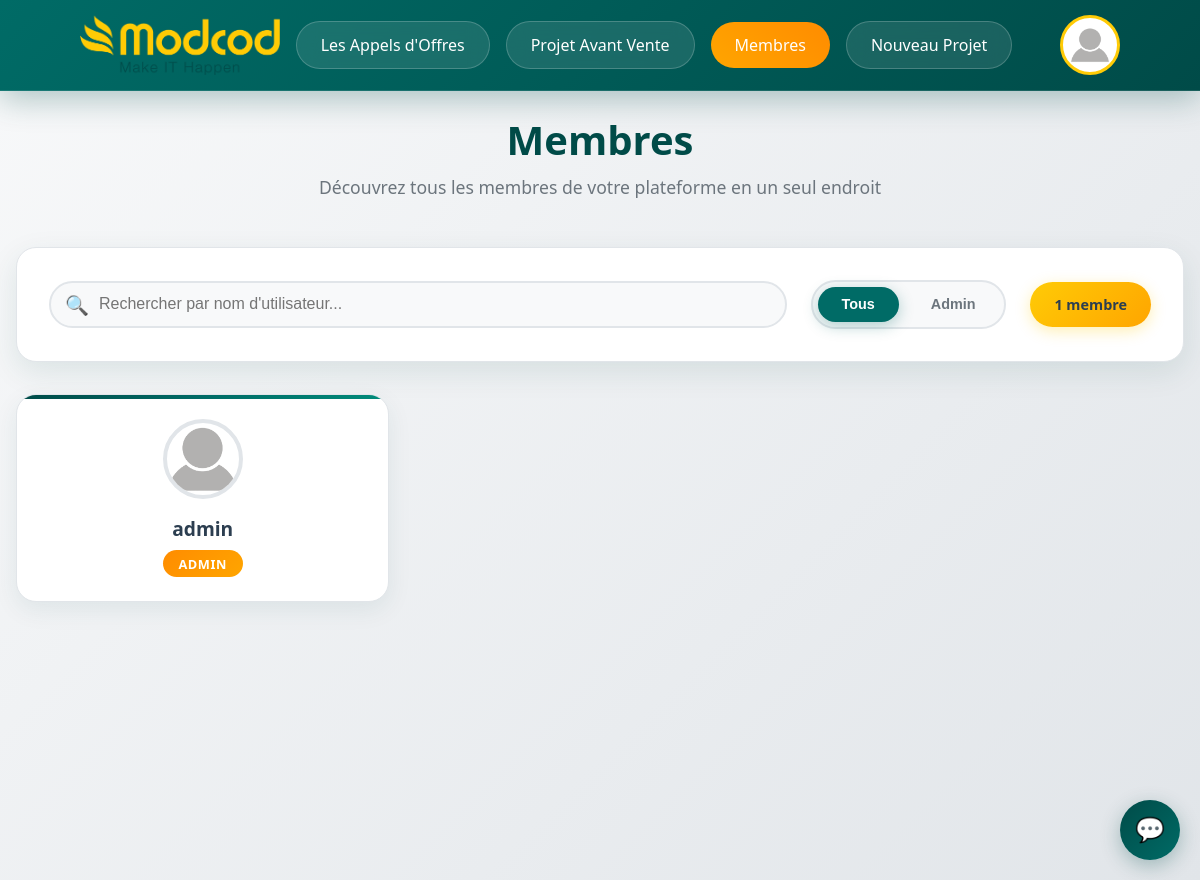
Screenshot of /modcod/membres/ (signed in) with the database file from the repository.
### App1/models.py (models this page shows)
class CustomUser(AbstractUser):
    ROLE_CHOICES = [
        ('Admin', 'Admin'),
        ('Chef_projet','Chef_projet'),
        ('Collaborateur','Collaborateur'),
        ('Employe_Integration','Employe_Integration'),
        ('Stagiaire','Stagiaire'),
        ('Utilisateur_Confirmé' , 'Utilisateur_Confirmé'),
        ('Utilisateur_Temporaire','Utilisateur_Temporaire'),
    ]
    role = models.CharField(max_length=255, choices=ROLE_CHOICES, default='Utilisateur_Temporaire')
    phone_number = models.CharField(max_length=50,blank=True,null=True)
    adress = models.CharField(max_length=100,blank=True,null=True)
    ProfileImage = models.ImageField(upload_to="profileimage/" , default="profileimage/default.png")

### App1/views.py (the view)
# urls.py: path('membres/',membres,name="membres"),
@login_required(login_url="/modcod/login")
def membres(request):
    try:
        users = CustomUser.objects.all()
        return render(request, 'pages/membres.html', {'users': users , 'main':'membre'})
    except CustomUser.DoesNotExist:
        return render(request, 'pages/membres.html', {'users': []})
    except Exception as e:
        messages.error(f"Une erreur s'est produite lors du chargement des membres détails : {str(e)} ")
        return redirect('homepage')

### templates/pages/membres.html (shortened to what this page needs)
<!DOCTYPE html>
{% load static %}
<html lang="fr">
<head>
    <link rel="stylesheet" href="{% static "css/pages/membres.css" %}">
</head>
<body>
    {% include "../layouts/nav.html" %}
    <div class="main-container" style="margin-top:5rem;">
        <div class="header">
            <h1>Membres</h1>
            <p>Découvrez tous les membres de votre plateforme en un seul endroit</p>
        </div>
        <div class="filters">
            <div class="filters-grid">
                <div class="search-container">
                    <span class="search-icon">🔍</span>
                    <input type="text" class="search-input" placeholder="Rechercher par nom d'utilisateur..." id="searchInput">
                </div>
                <div class="role-filter">
                    <button class="role-btn active" data-role="all">Tous</button>
                    <button class="role-btn" data-role="admin">Admin</button>
                </div>
                <div class="members-count" id="membersCount">
                    <span id="countText">12 membres</span>
                </div>
            </div>
        </div>
        <div class="members-grid" id="membersGrid">
            {% for user in users  %}
                {% if user.role != "Utilisateur_Temporaire" %}
                    <div class="member-card" data-role="{{user.role}}">
                        <div class="member-avatar">
                            <img src="{{user.ProfileImage.url}}" alt="{{user.username}}">
                        </div>
                        <div class="member-username">{{user.username}}</div>
                        <div class="member-role role-{% if user.role == "Admin" %}admin{% else %}user{% endif %}">
                            {{user.role}}
                        </div>
                    </div>
                {% endif %}
            {% endfor %}
        </div>
    </div>
    {% include "../data/chatbot.html" %}
</body>
</html>

### templates/layouts/nav.html (shortened to what this page needs)
{% load static %}
<link rel="stylesheet" href="{% static "css/layouts/navbar.css" %}">
</head>
<body>
    <nav class="navbar">
        <div class="nav-container">
            <a href="{% url "homepage" %}" class="logo">
                <img src="{% static "image/Modcod.png" %}" style="width:200px;" alt="logo of company">
            </a>
            <div class="nav-actions">
                <a href="{% url "homepage" %}" class="nav-btn {% if main == "TA" %}primary{% endif %}">Les Appels d'Offres</a>
                <a href="{% url "display_AV_project" %}" class="nav-btn {% if main == "AV" %}primary{% endif %}">Projet Avant Vente</a>
                {% if request.user.role != "Utilisateur_Temporaire" and request.user.role != "Stagiaire" and request.user.role != "Utilisateur_Confirmé" %}
                    <a href="{% url "membres" %}" class="nav-btn {% if main == "membre" %}primary{% endif %}">Membres</a>
                {% endif %}
                {% if request.user.role == "Collaborateur" or request.user.role == "Admin" or request.user.role == "Chef_projet"  %}
                    <a href="{% url "create_ao" %}" class="nav-btn {% if main == "create" %}primary{% endif %}">Nouveau Projet</a>
                {% endif %}
            </div>
            <div class="profile-section">
                <div class="profile-btn" onclick="toggleProfileDropdown()">
                    <img src="{{request.user.ProfileImage.url}}" alt="Profile">
                </div>
            </div>
        </div>
    </nav>
</body>
</html>

### App1/static/css/pages/membres.css (style rules this page uses)
* { margin: 0; padding: 0; box-sizing: border-box; }
body { font-family: 'Segoe UI', Tahoma, Geneva, Verdana, sans-serif; background: linear-gradient(135deg, #f8f9fa 0%, #e1e5e9 100%); min-height: 100vh; color: #2c3e50; }
.navbar { background: linear-gradient(135deg, #004b48 0%, #006b66 100%); padding: 1rem 0; box-shadow: 0 4px 20px rgba(0, 75, 72, 0.3); position: sticky; top: 0; z-index: 100; }
.logo { font-size: 1.8rem; font-weight: bold; color: #ffffff; text-decoration: none; display: flex; align-items: center; gap: 0.5rem; }
.main-container { max-width: 1200px; margin: 0 auto; padding: 2rem 1rem; }
.header { text-align: center; margin-bottom: 3rem; }
.header h1 { font-size: 2.5rem; color: #004b48; margin-bottom: 0.5rem; font-weight: 700; }
.header p { font-size: 1.1rem; color: #6c757d; max-width: 600px; margin: 0 auto; }
.filters { background: #ffffff; padding: 2rem; border-radius: 20px; box-shadow: 0 10px 30px rgba(0, 75, 72, 0.1); margin-bottom: 2rem; border: 1px solid #e1e5e9; }
.filters-grid { display: grid; grid-template-columns: 1fr auto auto; gap: 1.5rem; align-items: center; }
.search-container { position: relative; }
.search-input { width: 100%; padding: 0.8rem 1rem 0.8rem 3rem; border: 2px solid #e1e5e9; border-radius: 50px; font-size: 1rem; background: #f8f9fa; transition: all 0.3s ease; }
.search-icon { position: absolute; left: 1rem; top: 50%; transform: translateY(-50%); color: #6c757d; font-size: 1.2rem; }
.role-filter { display: flex; gap: 0.5rem; background: #f8f9fa; padding: 0.3rem; border-radius: 50px; border: 2px solid #e1e5e9; }
.role-btn { padding: 0.6rem 1.5rem; border: none; border-radius: 25px; font-size: 0.9rem; font-weight: 600; cursor: pointer; transition: all 0.3s ease; background: transparent; color: #6c757d; }
.role-btn.active { background: #006b66; color: #ffffff; box-shadow: 0 4px 15px rgba(0, 107, 102, 0.3); }
.members-count { background: linear-gradient(135deg, #FFCB06 0%, #FFA500 100%); color: #2c3e50; padding: 0.8rem 1.5rem; border-radius: 25px; font-weight: 700; font-size: 0.9rem; box-shadow: 0 4px 15px rgba(255, 203, 6, 0.3); }
.members-grid { display: grid; grid-template-columns: repeat(auto-fill, minmax(280px, 1fr)); gap: 1.5rem; margin-top: 2rem; }
.member-card { background: #ffffff; border-radius: 20px; padding: 1.5rem; box-shadow: 0 8px 25px rgba(0, 75, 72, 0.08); border: 1px solid #e1e5e9; transition: all 0.3s ease; text-align: center; position: relative; overflow: hidden; }
.member-card::before { content: ''; position: absolute; top: 0; left: 0; right: 0; height: 4px; background: linear-gradient(90deg, #004b48, #006b66, #008b7a); }
.member-avatar { width: 80px; height: 80px; border-radius: 50%; margin: 0 auto 1rem; border: 4px solid #e1e5e9; transition: all 0.3s ease; overflow: hidden; }
.member-avatar img { width: 100%; height: 100%; object-fit: cover; }
.member-username { font-size: 1.2rem; font-weight: 700; color: #2c3e50; margin-bottom: 0.5rem; }
.member-role { display: inline-block; padding: 0.3rem 1rem; border-radius: 20px; font-size: 0.8rem; font-weight: 600; text-transform: uppercase; letter-spacing: 0.5px; }
.role-admin { background: linear-gradient(135deg, #FF8C00 0%, #FFA500 100%); color: #ffffff; }

### rows the page displays
CustomUser: user.ProfileImage (placeholder picture), ProfileImage (placeholder picture), username "admin", role "ADMIN"
